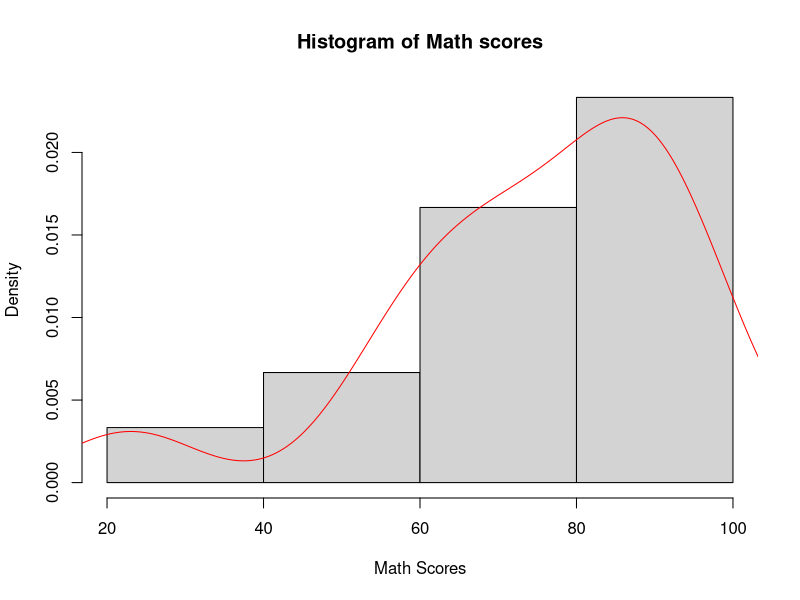
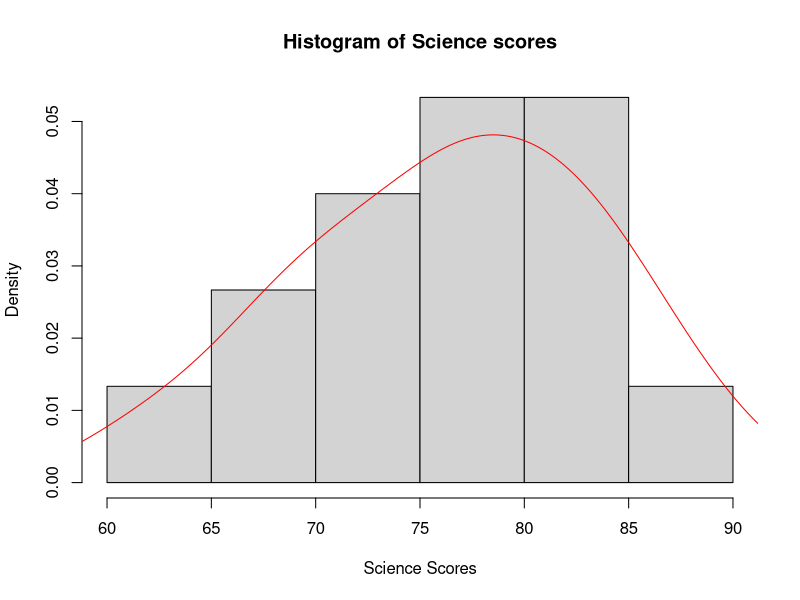
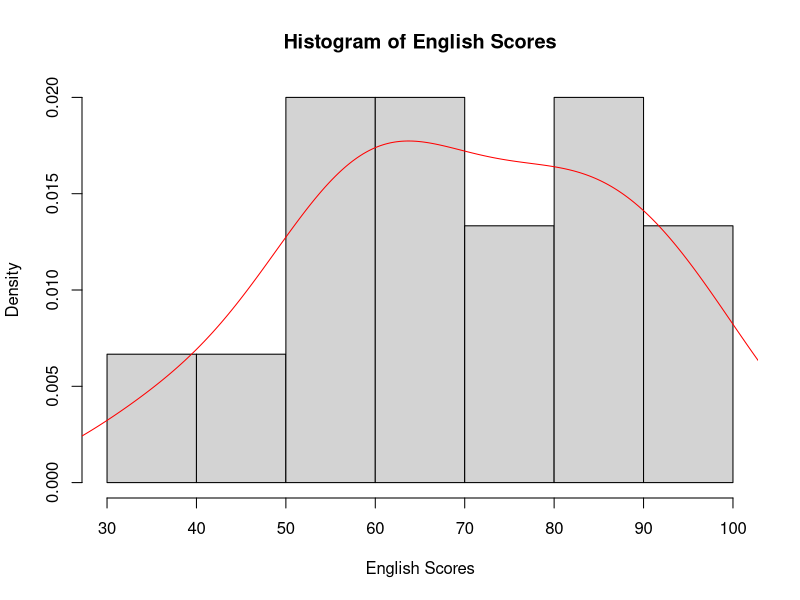
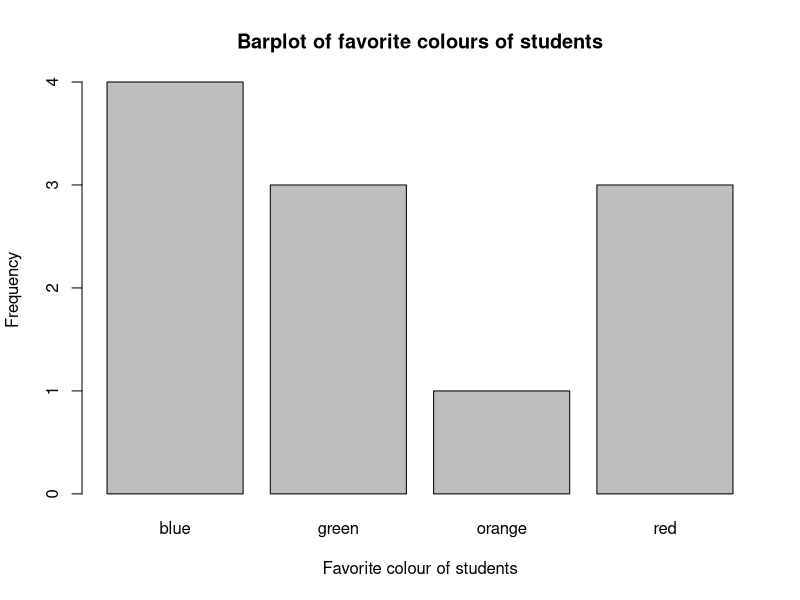
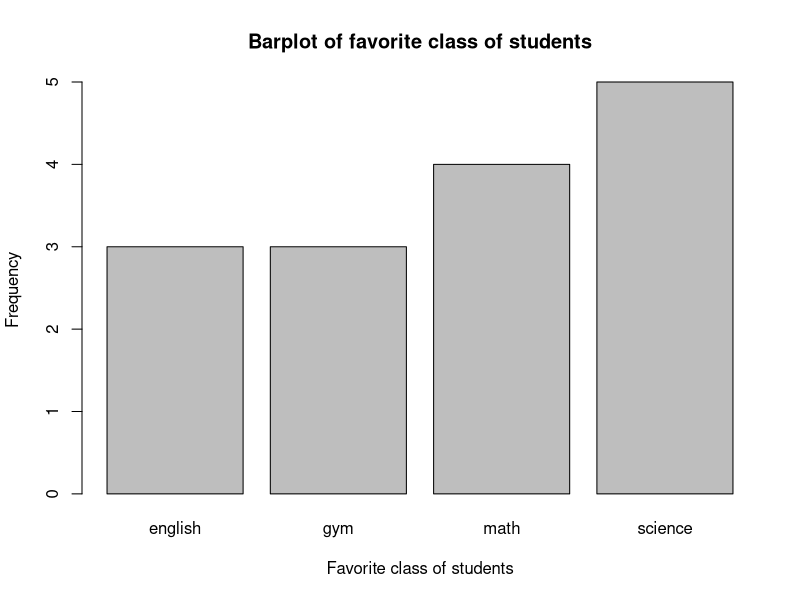
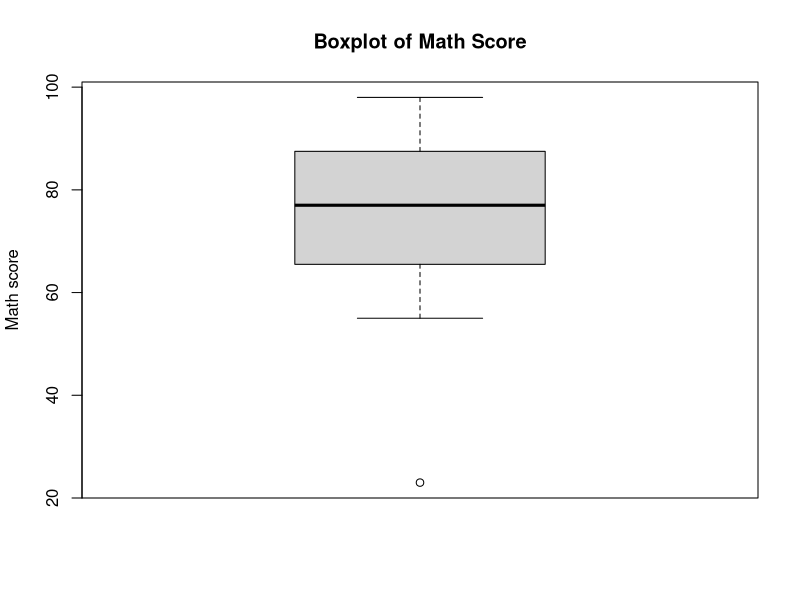
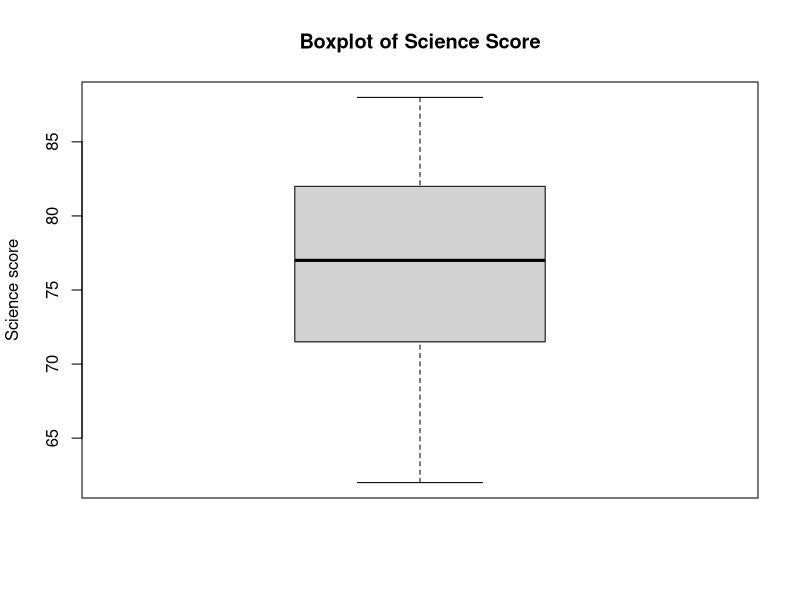
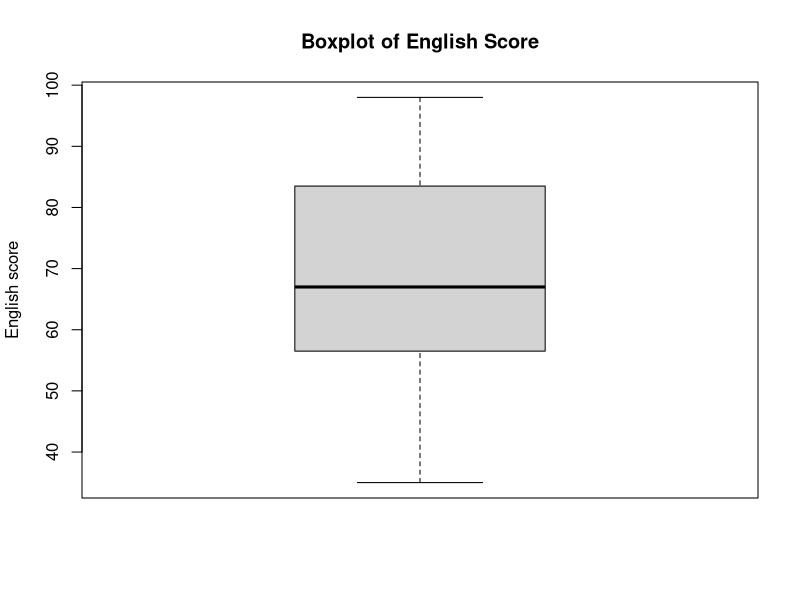

Generate these figures, in order, with R:
## ---- chunk 1
# Creating the required vectors
student_names <- c("Amina", "Hiroshi","Leila","Mateo","Zainab","Rajesh",
                   "Anaya","Omar","Xiang","Sofia","Alejandro","Nia",
                   "Amir","Yara","Kofi")
math_score <- c(88,77,55,63,95,68,75,71,86,59,98,23,85,91,87)
science_score <- c(78,75,68,82,85,71,88,62,76,83,79,68,72,82,77)
english_score <- c(75,64,47,85,98,55,79,65,55,58,89,35,67,95,82)
fav_colour <- c("red","green","blue","NIL","blue","red","blue","NIL"
               ,"green","green","orange","blue","NIL","NIL","red")
fav_class <- c("math","science","gym","gym","english","science",
               "science","math","math","science","english","gym",
               "science","english","math")
## ---- chunk 2
# Using the table function 
table(fav_colour) 
table(fav_class)
## ---- chunk 3
fav_colour_new <- fav_colour[fav_colour != "NIL"]
table(fav_colour_new)
## ---- chunk 4
# Stem and leaf display of quantitative data
stem(math_score,scale=2)
## ---- chunk 5
stem(science_score,scale=2)
## ---- chunk 6
stem(english_score,scale=2)
## ---- chunk 7
# Histogram of quantitative data
hist(math_score,prob=TRUE,xlab = "Math Scores", 
     main = "Histogram of Math scores")
lines(density(math_score),col="red")
## ---- chunk 8
hist(science_score,prob=TRUE,xlab = "Science Scores", 
     main = "Histogram of Science scores")
lines(density(science_score),col="red")
## ---- chunk 9
hist(english_score,prob=TRUE,xlab = "English Scores", 
     main = "Histogram of English Scores")
lines(density(english_score),col="red")
## ---- chunk 10
# Barplot of qualitative data
barplot(table(fav_colour_new),xlab = "Favorite colour of students",
        ylab = "Frequency",main = "Barplot of favorite colours of students")
## ---- chunk 11
barplot(table(fav_class),xlab = "Favorite class of students",
        ylab = "Frequency",main = "Barplot of favorite class of students")
## ---- chunk 12
# Boxplot of quantitative data
boxplot(math_score, ylab = "Math score", 
        main = "Boxplot of Math Score")
## ---- chunk 13
boxplot(science_score, scale = 2, ylab = "Science score", 
        main = "Boxplot of Science Score")
## ---- chunk 14
boxplot(english_score, scale = 2, ylab = "English score", 
        main = "Boxplot of English Score")
